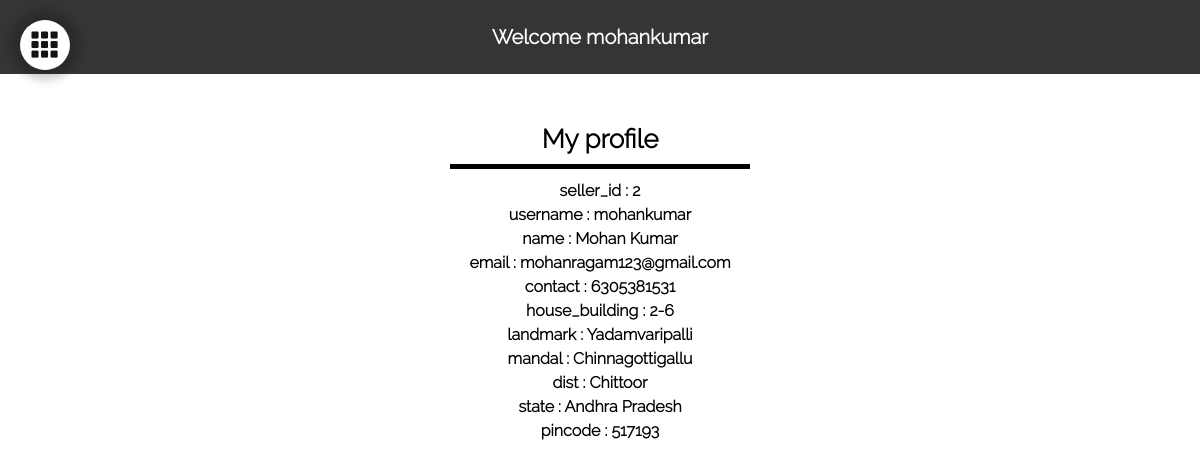
The app's page /farmers_market/farmer.php?nav=profile (signed in) with its own data.
### tables this page shows
CREATE TABLE `sellers` (
  `seller_id` int(11) NOT NULL,
  `username` varchar(20) NOT NULL,
  `name` varchar(50) NOT NULL,
  `email` varchar(320) NOT NULL,
  `contact` varchar(10) NOT NULL,
  `password` varchar(256) NOT NULL,
  `house_building` varchar(20) NOT NULL,
  `landmark` varchar(50) NOT NULL,
  `mandal` varchar(100) NOT NULL,
  `dist` varchar(50) NOT NULL,
  `state` varchar(20) NOT NULL,
  `pincode` varchar(6) NOT NULL
);

### farmers_market/farmer.php (the view, shortened to what this page needs)
<!DOCTYPE html>
<head>
	<link rel="stylesheet" type="text/css" href="main.css"/>
</head>
<body>
		<div class="menu-icon">
			<img src="icons/menu-before.jpg" id="menu-icon1" class="menu"/>
		</div>
	<p class="main">Welcome <?php echo $_SESSION['username']?></p>
	<div src="default.php" class="frame flex-container" name="a">
			<?php
				require("connection.php");
			?>
		<section id="profile" class="home-view">
			<div align="center">
				<p class="popupHeader" style="border-bottom-color: black;margin-bottom: 10px;">My profile</p>
			</div>
			<?php
				$sql="SELECT * FROM ".$_SESSION['user_type']."s WHERE ".$_SESSION['user_type']."_id=".$_SESSION['id'];
				$result = $mysqli->query($sql);
				if ($result && $result->num_rows > 0) {
				  $row = $result->fetch_assoc();
				  foreach($row as $field => $value){
				  	if($field=="password"){
				  		continue;
				  	}
				  	if($value){
				  		echo "<p>".$field." : ".$value."</p>";
				  	}
				  }
				} else {
				  echo "Something error occured while accessing your profile".$mysqli->error;
				}
			?>
		</section>
	</div>
</body>

### farmers_market/main.css (style rules this page uses)
* { font-family: Raleway; box-sizing:border-box; margin:0; font-weight: 1000; }
body { overflow-x: hidden; }
.flex-container { display: flex; flex-wrap:wrap; justify-content: space-around; align-items: center; text-align: center; line-height: 1.5; }
.popupHeader { font-size: 26px; margin-top: 20px; border-bottom: 5px solid rgb(255, 255, 255); padding-bottom: 5px; width: 300px; }

### farmers_market/farmer.php (style rules this page uses)
* { margin:0; box-sizing: border-box; }
.menu { margin:11px; }
#menu-icon1 { width:27px; height:27px; }
.menu { position: fixed; }
.menu-icon { margin:20px; width:50px; height:50px; border-radius:50%; background-color: white; box-shadow:0 0 10px 10px rgba(0,0,0,0.2); z-index: 3; position: fixed; }
.frame { border:0; width:100%; height: 90%; top:74px; z-index: -2; }
.main { position: fixed; top: 0; font-size:20px; position:fixed; width:100%; text-align:center; color:white; background-color:#353535; padding:25px; z-index:2; }
.home-view { display: none; margin-top:100px; }

### records on screen
sellers: seller_id "2", username "mohankumar", name "Mohan Kumar", email "mohanragam123@gmail.com", contact "6305381531", house_building "2-6", landmark "Yadamvaripalli", mandal "Chinnagottigallu", dist "Chittoor", state "Andhra Pradesh", pincode "517193"

### other values on screen
$_SESSION['username'] "mohankumar"
$field "seller_id"
$field "username"
$field "name"
$field "email"
$field "contact"
$field "house_building"
$field "landmark"
$field "mandal"
$field "dist"
$field "state"
$field "pincode"
